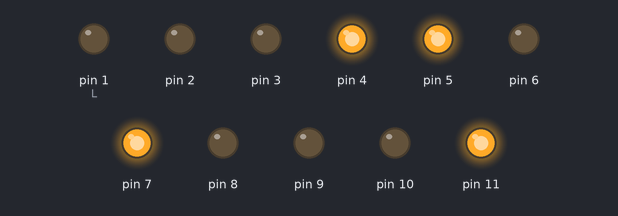
A sketch run on a simulated Arduino Uno, built with avr-gcc and run on an emulated ATmega328P. Shown: output pins drawn as LEDs (lit = HIGH).

Above: at 0.5 s.
At 1.5 s:
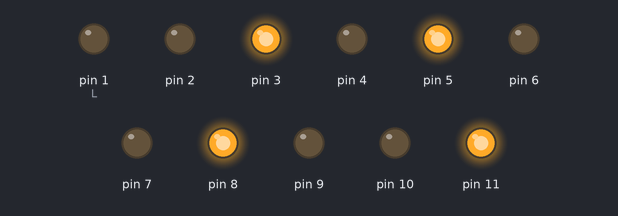
At 6.2 s:
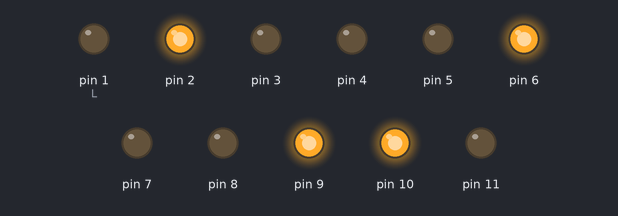
Timing chart, 0 to 8.1 s (numbered marks = the images above):
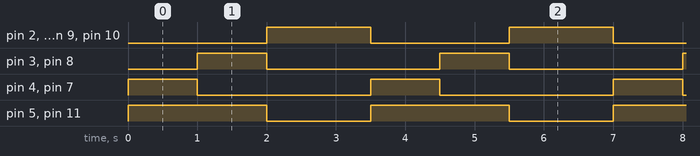

Measured:
- by itself, pin 2, pin 6, pin 9, pin 10: alternates HIGH for 1.5 s and LOW for 2.0 s
- by itself, pin 3, pin 4, pin 7, pin 8: alternates HIGH for 1.0 s and LOW for 2.5 s
- by itself, pin 5, pin 11: alternates HIGH for 2.0 s and LOW for 1.5 s

The sketch:

codigo.ino
```cpp
int L = 1;
void setup()
{

  while (L<=11) {
  pinMode (L, OUTPUT);
  L = L+1;

  }
}

void loop()
{
  digitalWrite(2, LOW);
  digitalWrite(9, LOW);
  digitalWrite(6, LOW);
  digitalWrite(10, LOW);
  digitalWrite(4, HIGH);
  digitalWrite(7, HIGH);
  digitalWrite(5, HIGH);
  digitalWrite(11, HIGH);
  delay(1000);
  digitalWrite(4, LOW);
  digitalWrite(7, LOW);

  digitalWrite(3, HIGH);
  digitalWrite(8, HIGH);
  delay(1000);
  digitalWrite(3, LOW);
  digitalWrite(8, LOW);

  digitalWrite(5, LOW);
  digitalWrite(11, LOW);
  digitalWrite(2, HIGH);
  digitalWrite(9, HIGH);
  digitalWrite(6, HIGH);
  digitalWrite(10, HIGH);
  delay(1000);
  delay(500);
}
```
